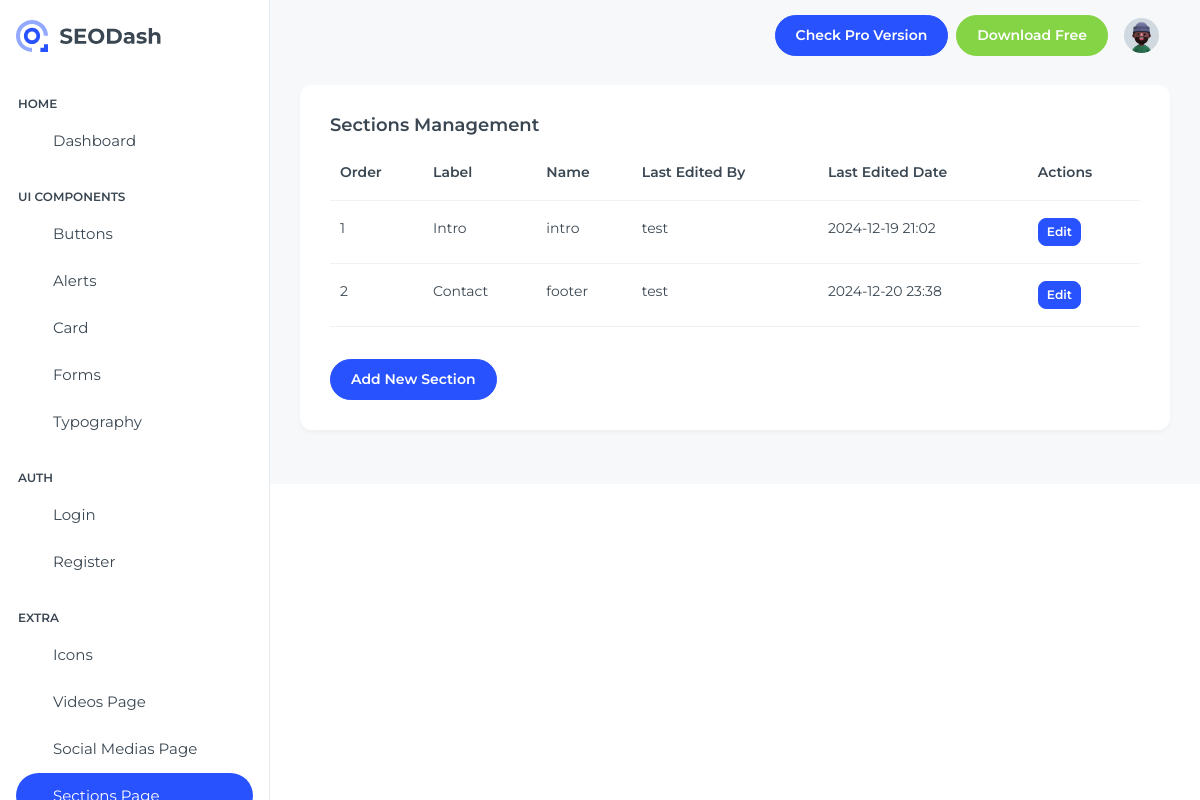
The page /sections/ (signed in) on the database as committed earlier.
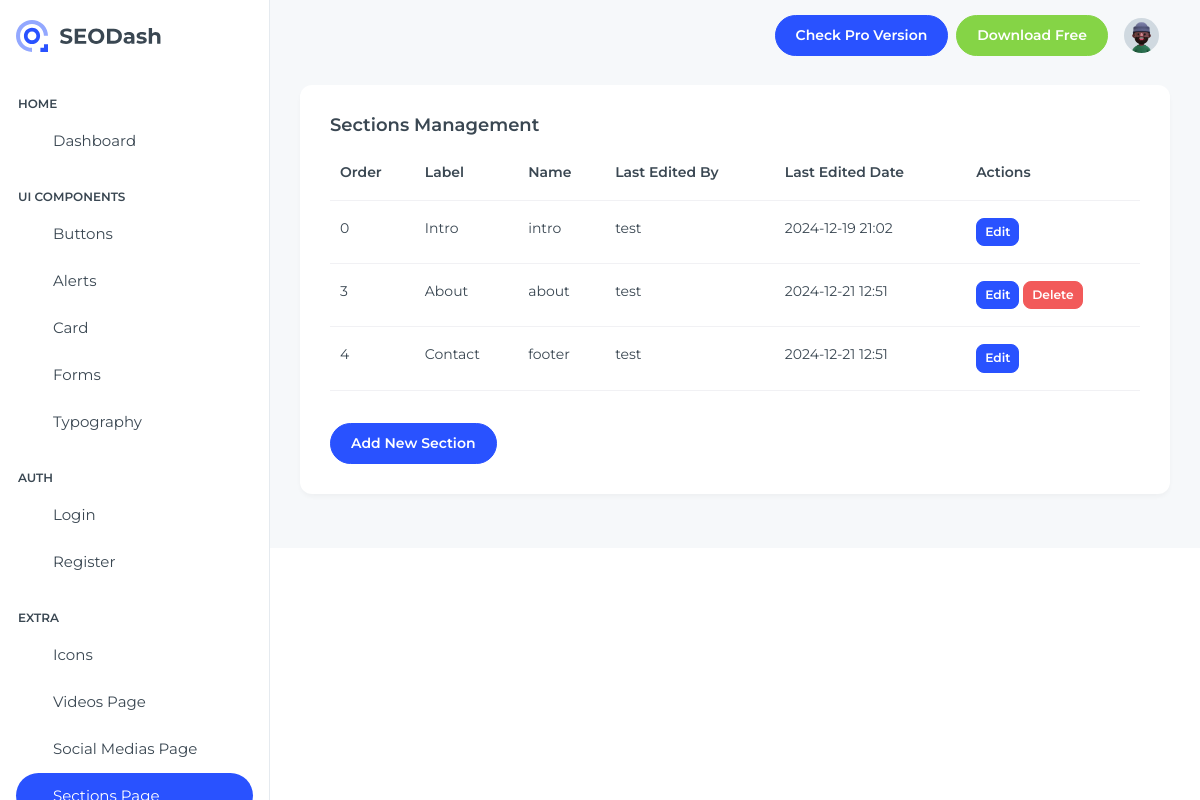
The same page on the database as committed later.
### dashboard/models.py (models this page shows, shortened)
class Section(models.Model):
    id = models.AutoField(primary_key=True)
    order_number = models.SmallIntegerField(null=False)
    name = models.CharField(max_length=30, null=False)
    label = models.CharField(max_length=10, null=False)
    content = models.TextField(blank=True)
    last_edited_by = models.ForeignKey(
        "auth.User", on_delete=models.CASCADE, related_name="edited_sections"
    )
    last_edited_date = models.DateTimeField(auto_now=True)
    class Meta:
        db_table = "sections"
        ordering = ["order_number"]
        constraints = [
            models.UniqueConstraint(
                fields=["order_number"], name="unique_section_order"
            )
        ]

### dashboard/views.py (the view)
# urls.py: path('sections/', views.sections_page, name='sections-page'),
@login_required
def sections_page(request):
    sections = Section.objects.all().order_by("order_number")
    return render(
        request, "SEODash-main/src/html/sections-page.html", {"sections": sections}
    )

### dashboard/templatetags/section_filters.py (called while the page is built)
@register.filter
def get_footer_part(content, part):
    if not content:
        return ""
    patterns = {
        "pretitle": r'<h3 class="column lg-12 section-header__pretitle text-pretitle">(.*?)</h3>',
        "primary": r'<div class="column lg-6 stack-on-1100 section-header__primary">(.*?)</div>',
        "secondary": r'<div class="column lg-6 stack-on-1100 section-header__secondary">(.*?)</div>',
    }
    if part in patterns:
        match = re.search(patterns[part], content, re.DOTALL)
        if match:
            return match.group(1).strip()
    return ""

### dashboard/templates/SEODash-main/src/html/sections-page.html (shortened to what this page needs)
{% load static %}
{% load section_filters %}
<!DOCTYPE html>
<html lang="en">
  <head>
    <link
      rel="stylesheet"
      href="{% static 'libs/simplebar/dist/simplebar.min.css' %}"
    />
    <link rel="stylesheet" href="{% static 'css/styles.min.css' %}" />
  </head>
  <body>
    <div
      class="page-wrapper"
      id="main-wrapper"
      data-layout="vertical"
      data-navbarbg="skin6"
      data-sidebartype="full"
      data-sidebar-position="fixed"
      data-header-position="fixed"
    >
      <aside class="left-sidebar">
        <div>
          <div
            class="brand-logo d-flex align-items-center justify-content-between"
          >
            <a href="{% url 'dashboard' %}" class="text-nowrap logo-img">
              <img src="{% static 'images/logos/logo-light.svg' %}" alt="" />
            </a>
          </div>
          <nav class="sidebar-nav scroll-sidebar" data-simplebar="">
            <ul id="sidebarnav">
              <li class="nav-small-cap">
                <span class="hide-menu">Home</span>
              </li>
              <li class="sidebar-item">
                <a
                  class="sidebar-link"
                  href="{% url 'dashboard' %}"
                  aria-expanded="false"
                >
                  <span>
                  </span>
                  <span class="hide-menu">Dashboard</span>
                </a>
              </li>
              <li class="nav-small-cap">
                <span class="hide-menu">UI COMPONENTS</span>
              </li>
              <li class="sidebar-item">
                <a
                  class="sidebar-link"
                  href="{% url 'ui-buttons' %}"
                  aria-expanded="false"
                >
                  <span>
                  </span>
                  <span class="hide-menu">Buttons</span>
                </a>
              </li>
              <li class="sidebar-item">
                <a
                  class="sidebar-link"
                  href="{% url 'ui-alerts' %}"
                  aria-expanded="false"
                >
                  <span>
                  </span>
                  <span class="hide-menu">Alerts</span>
                </a>
              </li>
              <li class="sidebar-item">
                <a
                  class="sidebar-link"
                  href="{% url 'ui-card' %}"
                  aria-expanded="false"
                >
                  <span>
                  </span>
                  <span class="hide-menu">Card</span>
                </a>
              </li>
              <li class="sidebar-item">
                <a
                  class="sidebar-link"
                  href="{% url 'ui-forms' %}"
                  aria-expanded="false"
                >
                  <span>
                  </span>
                  <span class="hide-menu">Forms</span>
                </a>
              </li>
              <li class="sidebar-item">
                <a
                  class="sidebar-link"
                  href="{% url 'ui-typography' %}"
                  aria-expanded="false"
                >
                  <span>
                  </span>
                  <span class="hide-menu">Typography</span>
                </a>
              </li>
              <li class="nav-small-cap">
                <span class="hide-menu">AUTH</span>
              </li>
              <li class="sidebar-item">
                <a
                  class="sidebar-link"
                  href="{% url 'authentication-login' %}"
                  aria-expanded="false"
                >
                  <span>
                  </span>
                  <span class="hide-menu">Login</span>
                </a>
              </li>
              <li class="sidebar-item">
                <a
                  class="sidebar-link"
                  href="{% url 'authentication-register' %}"
                  aria-expanded="false"
                >
                  <span>
                  </span>
                  <span class="hide-menu">Register</span>
                </a>
              </li>
              <li class="nav-small-cap">
                <span class="hide-menu">EXTRA</span>
              </li>
              <li class="sidebar-item">
                <a
                  class="sidebar-link"
                  href="{% url 'icon-tabler' %}"
                  aria-expanded="false"
                >
                  <span>
                  </span>
                  <span class="hide-menu">Icons</span>
                </a>
              </li>
              <li class="sidebar-item">
                <a
                  class="sidebar-link"
                  href="{% url 'videos-page' %}"
                  aria-expanded="false"
                >
                  <span>
                  </span>
                  <span class="hide-menu">Videos Page</span>
                </a>
              </li>
              <li class="sidebar-item">
                <a
                  class="sidebar-link"
                  href="{% url 'social-medias-page' %}"
                  aria-expanded="false"
                >
                  <span>
                  </span>
                  <span class="hide-menu">Social Medias Page</span>
                </a>
              </li>
              <li class="sidebar-item">
                <a
                  class="sidebar-link"
                  href="{% url 'sections-page' %}"
                  aria-expanded="false"
                >
                  <span>
                  </span>
                  <span class="hide-menu">Sections Page</span>
                </a>
              </li>
            </ul>
          </nav>
        </div>
      </aside>
      <div class="body-wrapper">
        <header class="app-header">
          <nav class="navbar navbar-expand-lg navbar-light">
            <div
              class="navbar-collapse justify-content-end px-0"
              id="navbarNav"
            >
              <ul
                class="navbar-nav flex-row ms-auto align-items-center justify-content-end"
              >
                <a href="#" target="_blank" class="btn btn-primary me-2"
                  ><span class="d-none d-md-block">Check Pro Version</span>
                  <span class="d-block d-md-none">Pro</span></a
                >
                <a href="#" target="_blank" class="btn btn-success"
                  ><span class="d-none d-md-block">Download Free </span>
                  <span class="d-block d-md-none">Free</span></a
                >
                <li class="nav-item dropdown">
                  <a
                    class="nav-link nav-icon-hover"
                    href="javascript:void(0)"
                    id="drop2"
                    data-bs-toggle="dropdown"
                    aria-expanded="false"
                  >
                    <img
                      src="{% static 'images/profile/user-1.jpg' %}"
                      alt=""
                      width="35"
                      height="35"
                      class="rounded-circle"
                    />
                  </a>
                </li>
              </ul>
            </div>
          </nav>
        </header>
        <div class="container-fluid">
          <div class="card mb-4">
            <div class="card-body">
              <h5 class="card-title fw-semibold">Sections Management</h5>
              {% if sections %}
              <div class="table-responsive">
                <table class="table">
                  <thead>
                    <tr>
                      <th>Order</th>
                      <th>Label</th>
                      <th>Name</th>
                      <th>Last Edited By</th>
                      <th>Last Edited Date</th>
                      <th>Actions</th>
                    </tr>
                  </thead>
                  <tbody>
                    {% for section in sections %}
                    <tr>
                      <td>{{ section.order_number }}</td>
                      <td>{{ section.label }}</td>
                      <td>{{ section.name }}</td>
                      <td>{{ section.last_edited_by.username }}</td>
                      <td>{{ section.last_edited_date|date:"Y-m-d H:i" }}</td>
                      <td>
                          <button
                              type="button"
                              class="btn btn-primary btn-sm"
                              data-bs-toggle="modal"
                              data-bs-target="#editModal{{ section.id }}"
                          >
                              Edit
                          </button>
                          {% if section.name != 'intro' and section.name != 'footer' %}
                              <form
                                  method="post"
                                  action="{% url 'delete_section' section.id %}"
                                  class="d-inline"
                              >
                                  <button type="submit" class="btn btn-danger btn-sm">
                                      Delete
                                  </button>
                              </form>
                          {% endif %}
                      </td>
                    </tr>
                    {% endfor %}
                  </tbody>
                </table>
              </div>
              {% else %}
              <p class="text-muted">No sections available.</p>
              {% endif %}
              {% if sections|length < 5 %}
              <button
                type="button"
                class="btn btn-primary mt-3"
                data-bs-toggle="modal"
                data-bs-target="#addNewModal"
              >
                Add New Section
              </button>
              {% endif %}
            </div>
          </div>
        </div>
      </div>
    </div>
  </body>
</html>

Rows that differ between the two databases and show on the page:
changed Section "Intro": order_number "1" → "0"
added Section: order_number "3", label "About", name "about", last_edited_by.username "test", last_edited_date "2024-12-21 12:51", shows "Delete"
changed Section "Contact": order_number "2" → "4"; last_edited_date "2024-12-20 23:38" → "2024-12-21 12:51"
